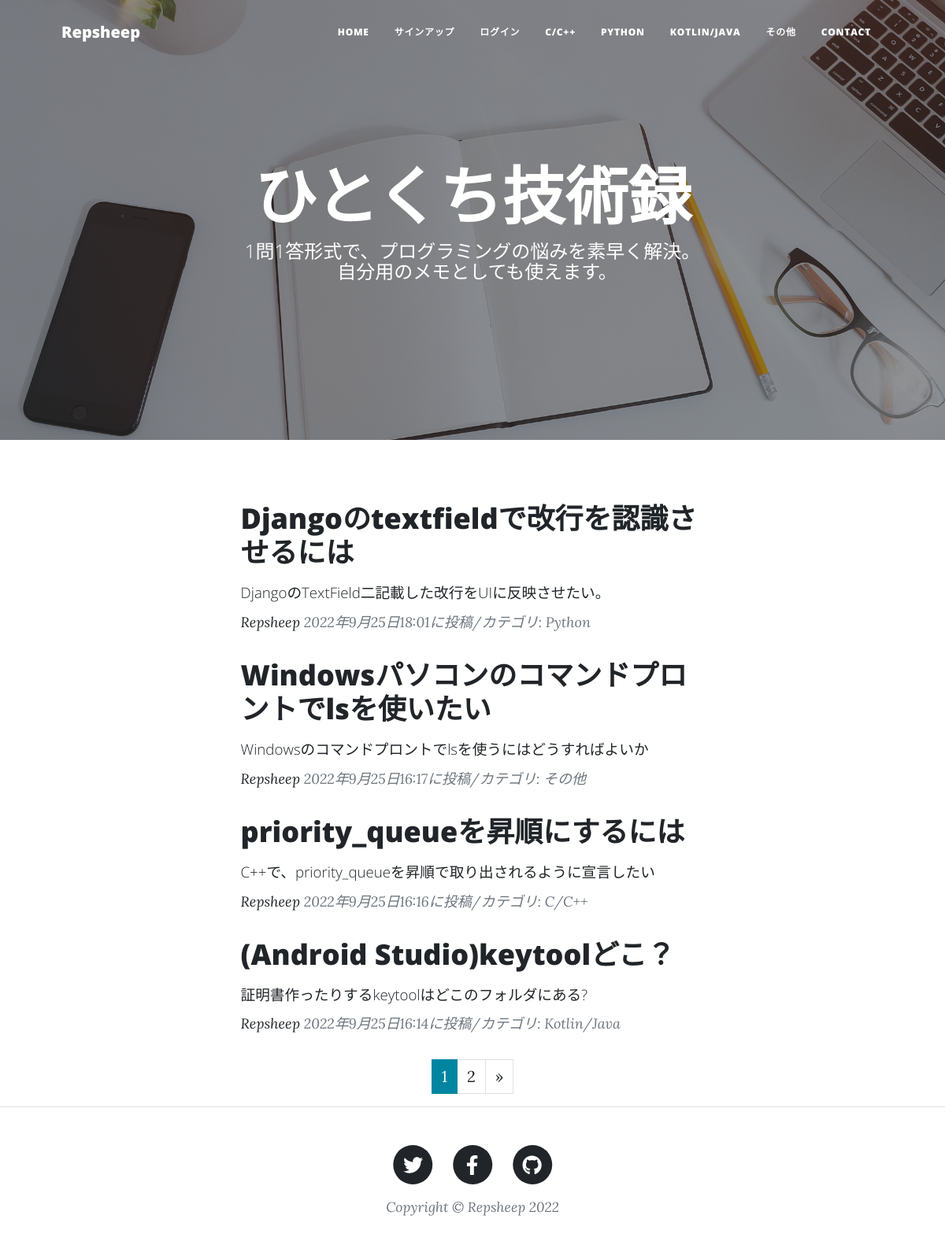
The page / on the database its author committed.
### techtwitapp/models.py (models this page shows, shortened)
class RecordPost(models.Model):
    user=models.ForeignKey(
        CustomUser,
        verbose_name='ユーザー',
        on_delete=models.CASCADE,
        null=True
        )
    CATEGORY=(('C/C++','C/C++'),
              ('Python','Python'),
              ('Kotlin/Java','Kotlin/Java'),
              ('その他','その他')
              )
    title=models.CharField(
        verbose_name='タイトル',
        max_length=200
        )
    question=models.TextField(
        verbose_name='質問'
        )
    answer=models.TextField(
        verbose_name='回答'
        )
    posted_at=models.DateTimeField(
        verbose_name='投稿日時',
        auto_now_add=True
        )
    category=models.CharField(
        verbose_name='カテゴリ',
        max_length=50,
        choices=CATEGORY
        )

### techtwitapp/views.py (the view)
# urls.py: path('',views.IndexView.as_view(), name='index'),
class IndexView(ListView):
    template_name='index.html'
    context_object_name='orderby_records'
    queryset=RecordPost.objects.order_by('-posted_at')
    paginate_by=4

### techtwitapp/templates/index.html (shortened to what this page needs)
{% extends 'base.html' %}
{% load static %}
        {% block header %}
        <header class="masthead" style="background-image: url({% static 'assets/img/home-bg.jpg' %})">
            <div class="container position-relative px-4 px-lg-5">
                <div class="row gx-4 gx-lg-5 justify-content-center">
                    <div class="col-md-10 col-lg-8 col-xl-7">
                        <div class="site-heading">
                            <h1>ひとくち技術録</h1>
                            <span class="subheading">1問1答形式で、プログラミングの悩みを素早く解決。自分用のメモとしても使えます。
        　　　　　　　　　　　　　　　　</span>
                        </div>
                    </div>
                </div>
            </div>
        </header>
        {% endblock %}
        {% block contents %}
        <div class="container px-4 px-lg-5">
            <div class="row gx-4 gx-lg-5 justify-content-center">
                <div class="col-md-10 col-lg-8 col-xl-7">
                    {% for record in orderby_records %}
                    <div class="post-preview">
                        <a href="{% url 'techtwitapp:record_detail' record.pk %}">
                            <h2 class="post-title">{{record.title}}</h2>
                            <h3 class="post-subtitle">
                                <span style="font-size : 14pt">
                                    {{record.question|truncatechars:50}}
                                </span>
                            </h3>
                        </a>
                        <p class="post-meta">
                            <a href="#">Repsheep</a>
                            {{record.posted_at}}に投稿/カテゴリ:
                            {{record.category}}</p>
                    </div>
                    {% endfor %}
                    {% include "pagination.html" %}
                </div>
            </div>
        </div>
        {% endblock %}

### techtwitapp/templates/base.html (shortened to what this page needs)
{% load static %}
<!DOCTYPE html>
<html lang="ja">
    <head>
        <link href="{% static 'css/styles.css' %}" rel="stylesheet" />
    </head>
    <body>
        <nav class="navbar navbar-expand-lg navbar-light" id="mainNav">
            <div class="container px-4 px-lg-5">
                <a class="navbar-brand" href="{% url 'techtwitapp:index' %}">Repsheep</a>
                <div class="collapse navbar-collapse" id="navbarResponsive">
                    <ul class="navbar-nav ms-auto py-4 py-lg-0">
                        <li class="nav-item"><a class="nav-link px-lg-3 py-3 py-lg-4" href="{% url 'techtwitapp:index' %}">Home</a></li>
                        {% if user.is_authenticated %}
                        <li class="nav-item"><a class="nav-link px-lg-3 py-3 py-lg-4" href="{% url 'techtwitapp:mypage' %}">マイページ</a></li>
                        <li class="nav-item"><a class="nav-link px-lg-3 py-3 py-lg-4" href="{% url 'techtwitapp:post_record' %}">投稿する</a></li>
                        <li class="nav-item"><a class="nav-link px-lg-3 py-3 py-lg-4" href="{% url 'accounts:logout' %}">ログアウト</a></li>
                        <li class="nav-item"><a class="nav-link px-lg-3 py-3 py-lg-4" href="{% url 'password_reset' %}">パスワードの変更</a></li>
                        {% else %}
                        <li class="nav-item"><a class="nav-link px-lg-3 py-3 py-lg-4" href="{% url 'accounts:signup' %}">サインアップ</a></li>
                        <li class="nav-item"><a class="nav-link px-lg-3 py-3 py-lg-4" href="{% url 'accounts:login' %}">ログイン</a></li>
                        {% endif %}
                        <li class="nav-item"><a class="nav-link px-lg-3 py-3 py-lg-4" href="{% url 'techtwitapp:C_C++_list' %}">C/C++</a></li>
                        <li class="nav-item"><a class="nav-link px-lg-3 py-3 py-lg-4" href="{% url 'techtwitapp:python_list' %}">Python</a></li>
                        <li class="nav-item"><a class="nav-link px-lg-3 py-3 py-lg-4" href="{% url 'techtwitapp:Kotlin_Java_list' %}">Kotlin/Java</a></li>
                        <li class="nav-item"><a class="nav-link px-lg-3 py-3 py-lg-4" href="{% url 'techtwitapp:others_list' %}">その他</a></li>
                        <li class="nav-item"><a class="nav-link px-lg-3 py-3 py-lg-4" href="{% url 'techtwitapp:contact' %}">Contact</a></li>
                    </ul>
                </div>
            </div>
        </nav>
        {% block header %}{% endblock %}
        {% block contents %}{% endblock %}
        <footer class="border-top">
            <div class="container px-4 px-lg-5">
                <div class="row gx-4 gx-lg-5 justify-content-center">
                    <div class="col-md-10 col-lg-8 col-xl-7">
                        <ul class="list-inline text-center">
                            <li class="list-inline-item">
                                <a href="https://twitter.com/">
                                    <span class="fa-stack fa-lg">
                                        <i class="fas fa-circle fa-stack-2x"></i>
                                        <i class="fab fa-twitter fa-stack-1x fa-inverse"></i>
                                    </span>
                                </a>
                            </li>
                            <li class="list-inline-item">
                                <a href="https://www.facebook.com/">
                                    <span class="fa-stack fa-lg">
                                        <i class="fas fa-circle fa-stack-2x"></i>
                                        <i class="fab fa-facebook-f fa-stack-1x fa-inverse"></i>
                                    </span>
                                </a>
                            </li>
                            <li class="list-inline-item">
                                <a href="https://github.co.jp">
                                    <span class="fa-stack fa-lg">
                                        <i class="fas fa-circle fa-stack-2x"></i>
                                        <i class="fab fa-github fa-stack-1x fa-inverse"></i>
                                    </span>
                                </a>
                            </li>
                        </ul>
                        <div class="small text-center text-muted fst-italic">Copyright &copy; Repsheep 2022</div>
                    </div>
                </div>
            </div>
        </footer>
    </body>
</html>

### techtwitapp/templates/pagination.html (shortened to what this page needs)
<ul class="pagination"
    style="justify-content:center">
    {% for num in page_obj.paginator.page_range %}
        {% if page_obj.number == num %}
        <li class="page-item active">
            <span class="page-link">{{ num }}</span>
        </li>
        {% else %}
        <li class="page-item">
            <a class="page-link" href="?page={{ num }}">{{ num }}</a>
        </li>
        {% endif %}
    {% endfor %}
    {% if page_obj.has_next %}
    <li class="page-item">
        <a class="page-link"
           href="?page={{ page_obj.next_page_number }}"
           aria-label="Next">
            <span aria-hidden="true">&raquo;</span>
        </a>
    </li>
    {% endif %}
</ul>

### rows shown on the page
RecordPost: title "Djangoのtextfieldで改行を認識させるには", question "DjangoのTextField二記載した改行をUIに反映させたい。", posted_at "2022年9月25日18:01", category "Python"
RecordPost: title "Windowsパソコンのコマンドプロントでlsを使いたい", question "Windowsのコマンドプロントでlsを使うにはどうすればよいか", posted_at "2022年9月25日16:17", category "その他"
RecordPost: title "priority_queueを昇順にするには", question "C++で、priority_queueを昇順で取り出されるように宣言したい", posted_at "2022年9月25日16:16", category "C/C++"
RecordPost: title "(Android Studio)keytoolどこ？", question "証明書作ったりするkeytoolはどこのフォルダにある?", posted_at "2022年9月25日16:14", category "Kotlin/Java"

### other values the page prints
{{ num }} "1"
{{ num }} "2"
